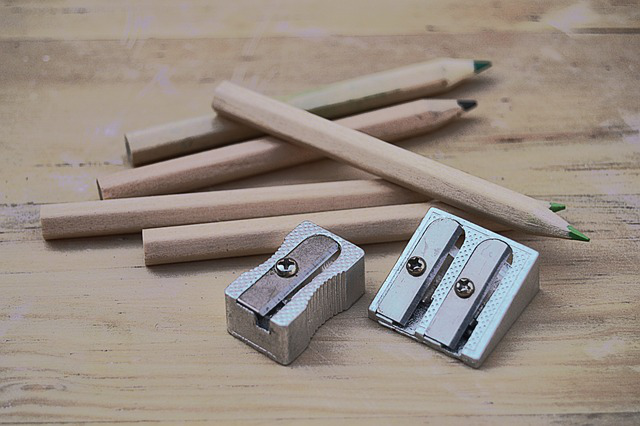
#> input picture Images/cover.png, 640 x 426 px; the run also reads 2 pictures not shown here
$ jupyter execute --allow-errors analyses.ipynb
#> lines starting #> are read from the running program, lines starting #| are printed output that depends on the picture; long printed decimals are rounded
[cell 1]
import numpy as np
import skimage
import os
import cv2
import scipy.signal
import random
import math
import matplotlib.pyplot as plt

[cell 2]
def Mean_Square_Error(X,Y):
    return (np.square(X - Y)).mean()

[cell 3]
def Peak_Signal_to_Noise_Ratio(X,Y):
    mse = Mean_Square_Error(X,Y)
    if(mse == 0):
        return 100
    max_pixel = 256
    psnr = 20 * math.log10(max_pixel / math.sqrt(mse))
    return psnr

## LSB

[cell 4]
cover = cv2.imread(os.path.abspath("../Images/cover.png"),1)
#> cover is the input picture: shape (426, 640, 3); mean B, G, R 130.4, 140.1, 151.8
cover = cv2.cvtColor(cover, cv2.COLOR_BGR2RGB)

secret = cv2.imread(os.path.abspath("../Images/secret.png"),1)
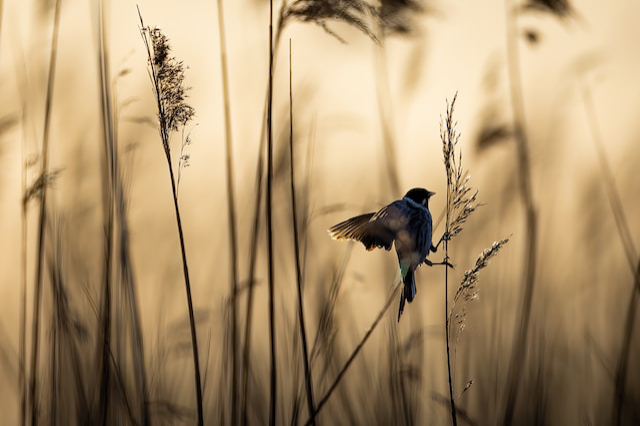
#> input picture Images/secret.png, 640 x 426 px
#> secret is the input picture: shape (426, 640, 3); mean B, G, R 110.8, 147.8, 173.6
secret = cv2.cvtColor(secret, cv2.COLOR_BGR2RGB)

stego_LSB_2 = cv2.imread(os.path.abspath("../Images/stego_LSB_2.png"),1)
stego_LSB_2 = cv2.cvtColor(stego_LSB_2, cv2.COLOR_BGR2RGB)

stego_LSB_4 = cv2.imread(os.path.abspath("../Images/stego_LSB_4.png"),1)
stego_LSB_4 = cv2.cvtColor(stego_LSB_4, cv2.COLOR_BGR2RGB)

stego_LSB_6 = cv2.imread(os.path.abspath("../Images/stego_LSB_6.png"),1)
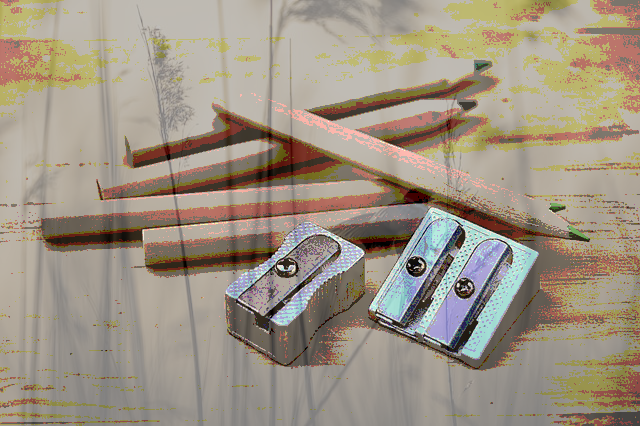
#> input picture Images/stego_LSB_6.png, 640 x 426 px
#> stego_LSB_6 is the input picture: shape (426, 640, 3); mean B, G, R 131.2, 147.2, 158.4
stego_LSB_6 = cv2.cvtColor(stego_LSB_6, cv2.COLOR_BGR2RGB)

reconstructed_LSB_2 = cv2.imread(os.path.abspath("../Images/reconstructed_LSB_2.png"),1)
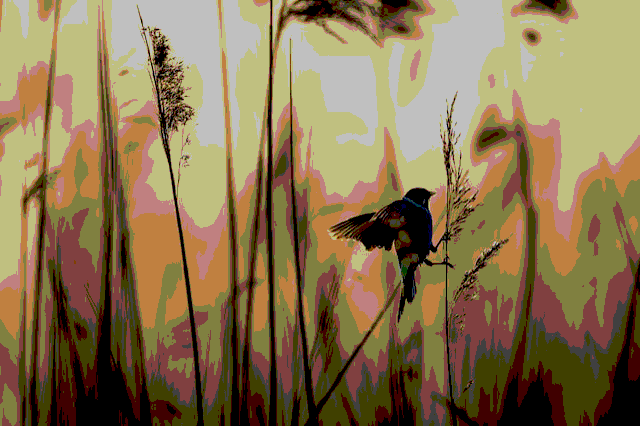
#> input picture Images/reconstructed_LSB_2.png, 640 x 426 px
#> reconstructed_LSB_2 is the input picture: shape (426, 640, 3); mean B, G, R 79.7, 116.7, 137.7
reconstructed_LSB_2 = cv2.cvtColor(reconstructed_LSB_2, cv2.COLOR_BGR2RGB)

reconstructed_LSB_4 = cv2.imread(os.path.abspath("../Images/reconstructed_LSB_4.png"),1)
#> (the rest of this cell did not finish here and is left out)

[cell 5]
print("LBS_2")
print("Cover-Stego")
print("MSE =",Mean_Square_Error(cover,stego_LSB_2))
#| MSE = 2.383
print("PSNR =",Peak_Signal_to_Noise_Ratio(cover,stego_LSB_2))
#> in Peak_Signal_to_Noise_Ratio, `mse = Mean_Square_Error(X,Y)`: mse = 2.38
#> in Peak_Signal_to_Noise_Ratio, `psnr = 20 * math.log10(max_pixel / math.sqrt(mse))`: psnr = 44.39
#| PSNR = 44.394
print("Secret-Reconstruction")
print("MSE =",Mean_Square_Error(secret,reconstructed_LSB_2))
#| MSE = 106.461
print("PSNR =",Peak_Signal_to_Noise_Ratio(secret,reconstructed_LSB_2))
#| PSNR = 27.893

[cell 6]
print("LBS_4")
print("Cover-Stego")
print("MSE =",Mean_Square_Error(cover,stego_LSB_4))
#| MSE = 39.266
print("PSNR =",Peak_Signal_to_Noise_Ratio(cover,stego_LSB_4))
#| PSNR = 32.225
print("Secret-Reconstruction")
#> (the rest of this cell did not finish here and is left out)

[cell 7]
print("LBS_6")
print("Cover-Stego")
print("MSE =",Mean_Square_Error(cover,stego_LSB_6))
#| MSE = 93.136
print("PSNR =",Peak_Signal_to_Noise_Ratio(cover,stego_LSB_6))
#| PSNR = 28.474
print("Secret-Reconstruction")
#> (the rest of this cell did not finish here and is left out)

[cell 8]
colors = ("red", "green", "blue")

plt.figure()
plt.xlim([0, 255])
for (channel_id, color) in enumerate(colors):
    histogram, bin_edges = np.histogram(cover[:, :, channel_id], bins=256, range=(0, 255))
    plt.plot(histogram, color=color)

plt.xlabel("color value")
plt.ylabel("pixel count")
plt.title("cover histogramme")
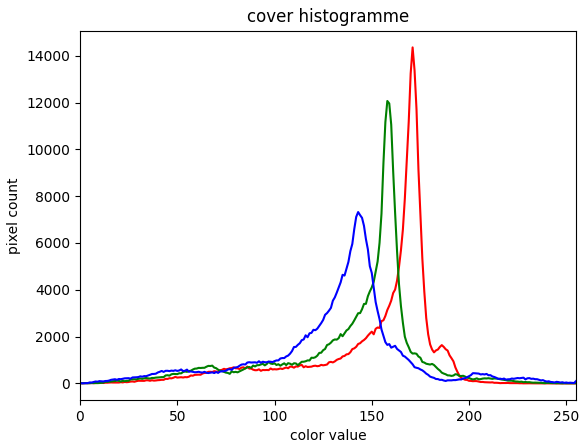
#> figure drawn by matplotlib, 1 panel; curve peaks at x = 171, y = 14356; curve peaks at x = 158, y = 12066; curve peaks at x = 143, y = 7321

[cell 9]
colors = ("red", "green", "blue")

plt.figure()
plt.xlim([0, 255])
for (channel_id, color) in enumerate(colors):
    histogram, bin_edges = np.histogram(stego_LSB_2[:, :, channel_id], bins=256, range=(0, 255))
    plt.plot(histogram, color=color)

plt.xlabel("color value")
plt.ylabel("pixel count")
plt.title("stego_LSB_2 histogramme")
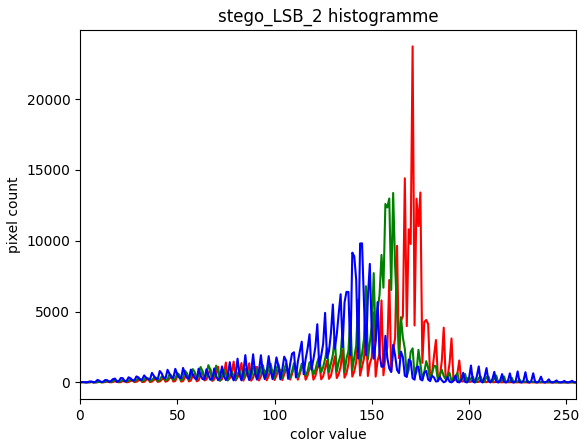
#> figure drawn by matplotlib, 1 panel; curve peaks at x = 171, y = 23713; curve peaks at x = 161, y = 13371; curve peaks at x = 145, y = 9815

[cell 10]
colors = ("red", "green", "blue")

plt.figure()
plt.xlim([0, 255])
for (channel_id, color) in enumerate(colors):
    histogram, bin_edges = np.histogram(stego_LSB_4[:, :, channel_id], bins=256, range=(0, 255))
    plt.plot(histogram, color=color)

plt.xlabel("color value")
plt.ylabel("pixel count")
plt.title("stego_LSB_4 histogramme")
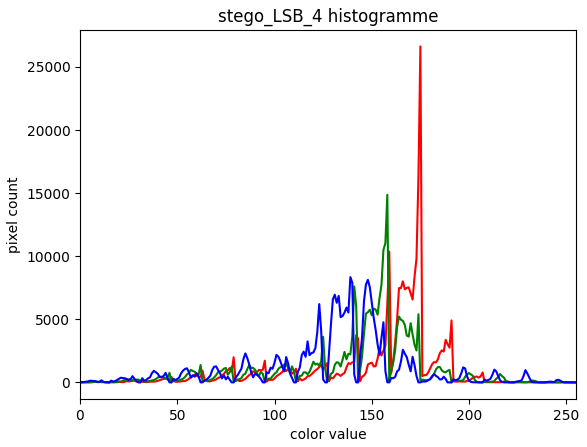
#> figure drawn by matplotlib, 1 panel; curve peaks at x = 175, y = 26627; curve peaks at x = 158, y = 14869; curve peaks at x = 139, y = 8346

[cell 11]
colors = ("red", "green", "blue")

plt.figure()
plt.xlim([0, 255])
for (channel_id, color) in enumerate(colors):
    histogram, bin_edges = np.histogram(stego_LSB_6[:, :, channel_id], bins=256, range=(0, 255))
    plt.plot(histogram, color=color)

plt.xlabel("color value")
plt.ylabel("pixel count")
plt.title("stego_LSB_6 histogramme")
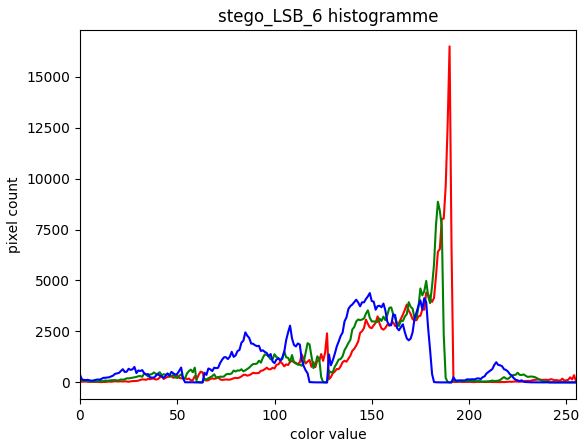
#> figure drawn by matplotlib, 1 panel; curve peaks at x = 190, y = 16482; curve peaks at x = 184, y = 8861; curve peaks at x = 149, y = 4382

[cell 12]
colors = ("red", "green", "blue")

plt.figure()
plt.xlim([0, 255])
for (channel_id, color) in enumerate(colors):
    histogram, bin_edges = np.histogram(secret[:, :, channel_id], bins=256, range=(0, 255))
    plt.plot(histogram, color=color)

plt.xlabel("color value")
plt.ylabel("pixel count")
plt.title("secret histogramme")
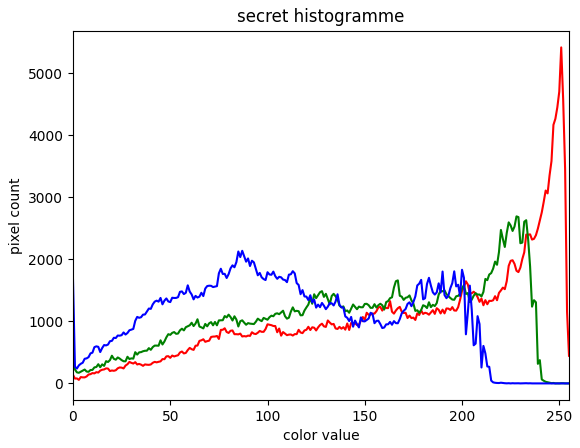
#> figure drawn by matplotlib, 1 panel; curve peaks at x = 251, y = 5413; curve peaks at x = 228, y = 2691; curve peaks at x = 87, y = 2136

[cell 13]
colors = ("red", "green", "blue")

plt.figure()
plt.xlim([0, 255])
for (channel_id, color) in enumerate(colors):
    histogram, bin_edges = np.histogram(reconstructed_LSB_2[:, :, channel_id], bins=256, range=(0, 255))
    plt.plot(histogram, color=color)

plt.xlabel("color value")
plt.ylabel("pixel count")
plt.title("reconstructed_LSB_2 histogramme")
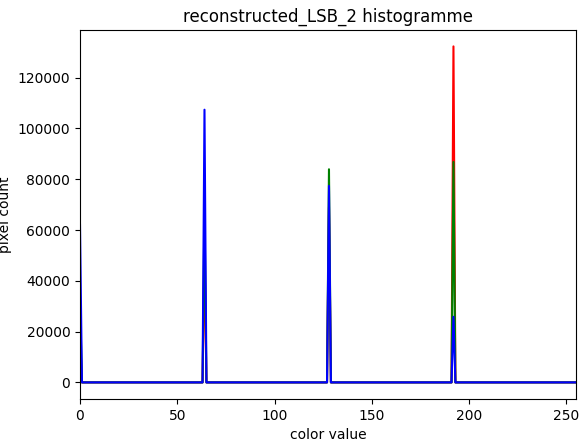
#> figure drawn by matplotlib, 1 panel; curve peaks at x = 192, y = 132317; curve peaks at x = 192, y = 86796; curve peaks at x = 64, y = 107388
